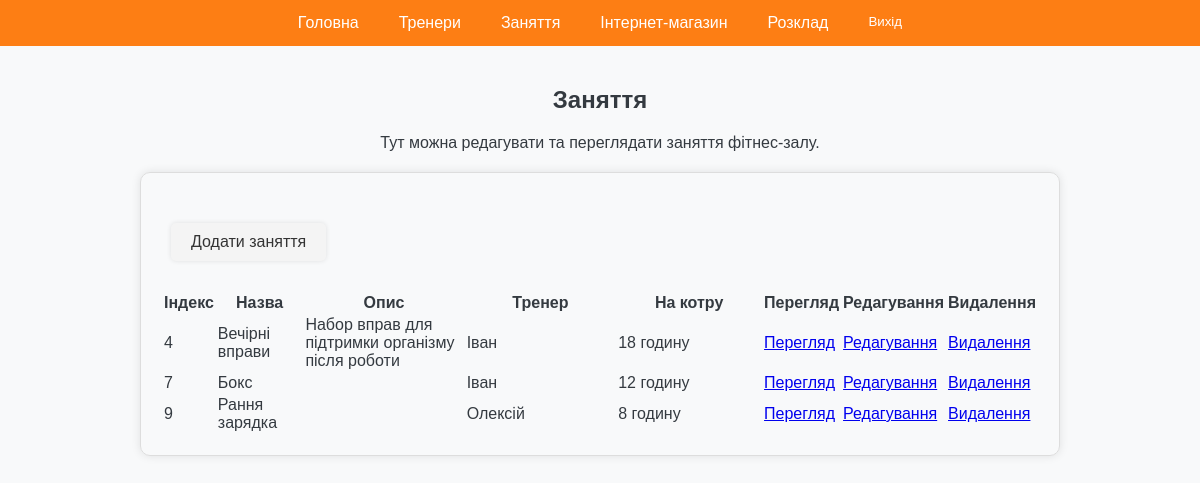
The page /lessons/index.php (signed in) on the database its author committed.
### tables this page shows
CREATE TABLE `Lessons` (
  `class_id` int(11) NOT NULL,
  `title` varchar(100) NOT NULL,
  `description` text,
  `trainer_id` int(11) DEFAULT NULL,
  `hour_id` int(11) NOT NULL DEFAULT '1'
);

CREATE TABLE `Trainers` (
  `trainer_id` int(11) NOT NULL,
  `name` varchar(100) NOT NULL,
  `bio` text,
  `photo` varchar(255) NOT NULL DEFAULT ''
);

CREATE TABLE `Time` (
  `time_id` int(11) NOT NULL,
  `hour` int(2) NOT NULL
);

### lessons/index.php (the view, shortened to what this page needs)
<?php
if ($_SESSION['auth'] != "admin") {
  echo "<script>alert(\"Доступ заборонений!\");
            location.href='../index.php';
            </script>";
} else {
  include("../include/db_connect.php");
  $sel = mysqli_query($connect, "SELECT Lessons.class_id, Lessons.title, Lessons.description, Trainers.name AS trainer_name, Time.hour
    FROM Lessons
    JOIN Trainers ON Lessons.trainer_id = Trainers.trainer_id
    JOIN Time ON Lessons.hour_id = Time.time_id");
  $row = mysqli_fetch_assoc($sel);
}
?>
<!DOCTYPE html>
<html lang="en">
<head>
    <link rel="stylesheet" href="../css/styles.css">
</head>
<body>
  <div class="navbar">
        <a href="../admin/index.php">Головна</a>
        <a href="../trainer/index.php">Тренери </a>
        <a href="index.php">Заняття</a>
        <a href="../shop/index.php">Інтернет-магазин </a>
        <a href="../schedule.php">Розклад</a>
        <form action="" method="post" >
            <button type="submit" class="exit_account" name="exit_account">Вихід</button>
        </form>
    </div>
    <div class="container">
        <div class="welcome">
            <h2>Заняття</h2>
            <p>Тут можна редагувати та переглядати заняття фітнес-залу.</p>
        </div>
    <div class="trainer-card">
<div class="section-links">
            <a href="add.php">Додати заняття</a>
        </div>
    <div class="spisok-table">
    <table class="admin_table">
      <tr>
        <th width="25px">Індекс</th>
        <th width="125px">Назва</th>
        <th width="300px">Опис</th>
        <th width="300px">Тренер</th>
        <th width="300px">На котру</th>
        <th>Перегляд</th>
        <th>Редагування</th>
        <th>Видалення</th>
      </tr>
      <?php
      do {
        echo '
                    <tr>
                    <td>' . $row['class_id'] . '</td>
                    <td>' . $row['title'] . '</td>
                    <td>' . $row['description'] . '</td>
                    <td>' . $row['trainer_name'] . '</td>
                    <td>' . $row['hour'] . ' годину</td>
                    <td><a class="admin-links" href="lesson.php?id=' . $row['class_id'] . '">Перегляд</a></td>
                    <td><a class="admin-links" href="edit.php?id=' . $row['class_id'] . '">Редагування</a></td>
                    <td><a class="admin-links" href="vendor\delete.php?id=' . $row['class_id'] . '" onclick="return ConfirmDelete()">Видалення</a></td>
                    </tr>
                    ';
      } while ($row = mysqli_fetch_assoc($sel));
      ?>
    </table>
  </div>
  </div>
  </div>
</body>
</html>

### css/styles.css (style rules this page uses)
body { font-family: Arial, sans-serif; margin: 0; padding: 0; background-color: #f8f9fa; color: #343a40; }
.navbar { display: flex; justify-content: center; background-color: #fd7e14; }
.navbar a { color: #ffffff; padding: 14px 20px; text-decoration: none; text-align: center; }
.exit_account { cursor: pointer; color: #ffffff; background: none; border: none; padding: 14px 20px; text-decoration: none; text-align: center; }
.container { width: 80%; margin: 0 auto; padding: 20px; }
.welcome { text-align: center; margin-top: 10px; }
.section-links { margin: 20px 0; display: flex; align-items: center; }
.section-links a { display: inline-block; margin: 10px; padding: 10px 20px; background-color: #f4f4f4; color: #333; text-decoration: none; border-radius: 5px; box-shadow: 0 0 5px rgba(0, 0, 0, 0.1); }
.trainer-card { border: 1px solid #ddd; padding: 20px; margin: 20px; border-radius: 10px; box-shadow: 0 0 10px rgba(0, 0, 0, 0.1); }

### rows shown on the page
lessons: class_id "4", title "Вечірні вправи", description "Набор вправ для підтримки організму після роботи", trainer.name "Іван", time.hour "18"
lessons: class_id "7", title "Бокс", trainer.name "Іван", time.hour "12"
lessons: class_id "9", title "Рання зарядка", trainer.name "Олексій", time.hour "8"
